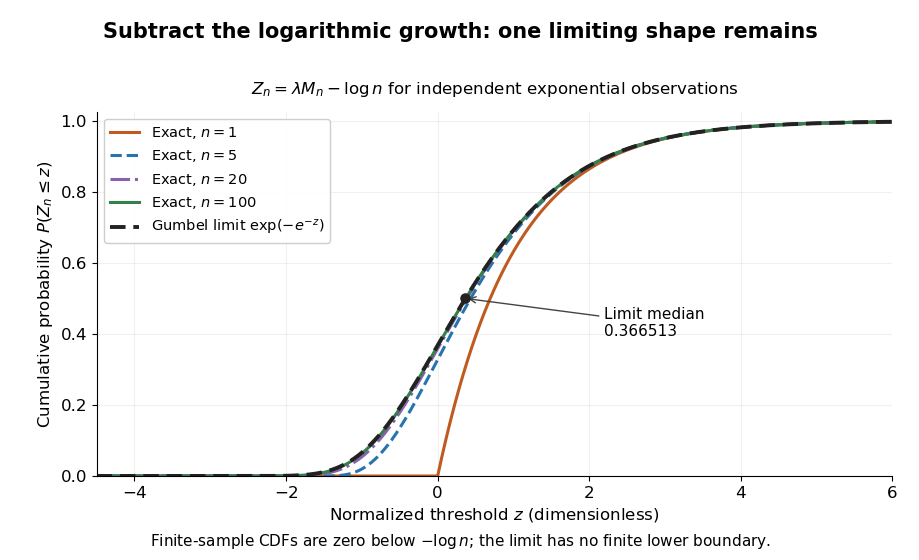

Write the Python code that produced this figure.
"""Plot normalized exponential maxima and their Gumbel limit; PNG basename to CWD.

Tested with Python 3.14.4, NumPy 2.3.5 and Matplotlib 3.10.7.
"""

from pathlib import Path

import matplotlib.pyplot as plt
import numpy as np


def normalized_cdf(z, n):
    """Use the shifted support, avoiding powers of a negative CDF base."""
    z = np.asarray(z, dtype=float)
    shifted = np.maximum(z + np.log(n), 0.0)
    return (-np.expm1(-shifted)) ** n


def gumbel_cdf(z):
    return np.exp(-np.exp(-np.asarray(z, dtype=float)))


def main():
    plt.rcParams.update({"font.size": 12, "figure.facecolor": "white"})
    fig, ax = plt.subplots(figsize=(9.2, 5.6), dpi=100)
    z = np.linspace(-4.5, 6, 2801)
    for n, color, style in zip((1, 5, 20, 100),
                               ("#bf5b20", "#2674af", "#8862ad", "#34804a"),
                               ("-", "--", "-.", "-")):
        ax.plot(z, normalized_cdf(z, n), color=color, linestyle=style,
                linewidth=2.2, label=rf"Exact, $n={n}$")
    ax.plot(z, gumbel_cdf(z), color="#222222", linestyle=(0, (4, 2)),
            linewidth=2.8, label=r"Gumbel limit $\exp(-e^{-z})$")
    median = -np.log(np.log(2))
    ax.scatter([median], [0.5], color="#222222", s=43, zorder=6)
    ax.annotate("Limit median\n0.366513", xy=(median, 0.5), xytext=(2.2, 0.43),
                fontsize=11, ha="left", va="center",
                arrowprops={"arrowstyle": "->", "color": "#444444"})
    ax.set(xlim=(-4.5, 6), ylim=(0, 1.025),
           xlabel=r"Normalized threshold $z$ (dimensionless)",
           ylabel=r"Cumulative probability $P(Z_n\leq z)$")
    ax.legend(loc="upper left", frameon=True, framealpha=0.96, fontsize=10.5)
    ax.grid(alpha=0.18)
    ax.spines[["top", "right"]].set_visible(False)
    fig.suptitle("Subtract the logarithmic growth: one limiting shape remains",
                 fontsize=15, weight="bold", y=0.96)
    ax.set_title(r"$Z_n=\lambda M_n-\log n$ for independent exponential observations",
                 fontsize=12, pad=13)
    fig.text(0.5, 0.025, r"Finite-sample CDFs are zero below $-\log n$; the limit has no finite lower boundary.",
             ha="center", fontsize=11)
    fig.subplots_adjust(left=0.105, right=0.97, bottom=0.15, top=0.80)
    fig.savefig(Path.cwd() / Path(__file__).with_suffix(".png").name,
                facecolor="white", transparent=False)
    plt.close(fig)


if __name__ == "__main__":
    main()
